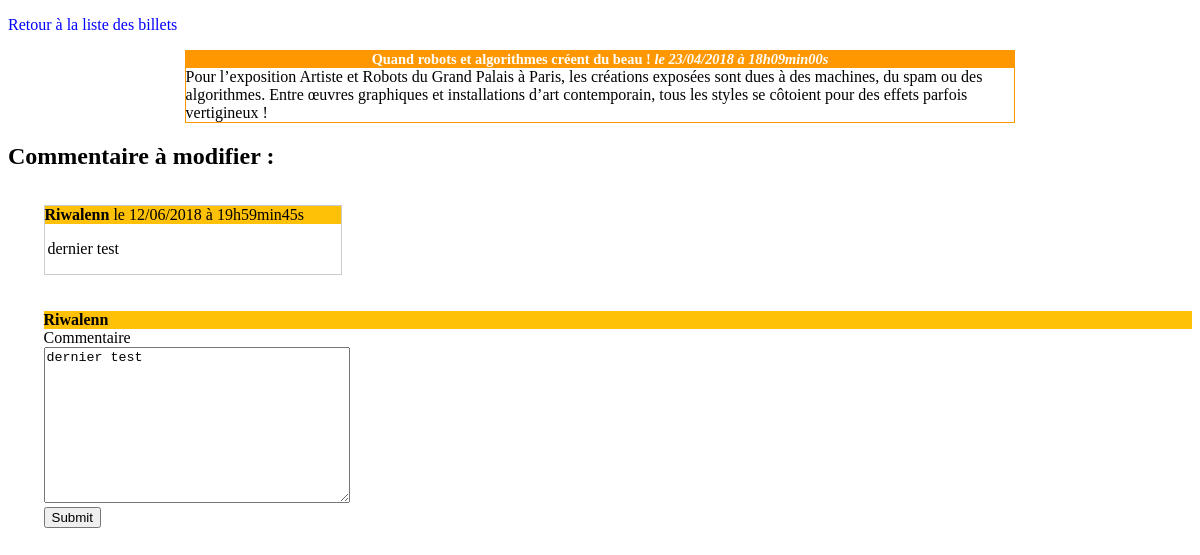
The page /index.php?action=viewComment&idC=32&id=9 on the database its author committed.
### tables this page shows
CREATE TABLE IF NOT EXISTS `posts` (
  `id` int(11) NOT NULL AUTO_INCREMENT,
  `title` varchar(255) NOT NULL,
  `content` text NOT NULL,
  `creation_date` datetime NOT NULL,
  PRIMARY KEY (`id`)
);

CREATE TABLE IF NOT EXISTS `comments` (
  `id` int(11) NOT NULL AUTO_INCREMENT,
  `post_id` int(11) NOT NULL,
  `author` varchar(255) NOT NULL,
  `comment` text NOT NULL,
  `date_comment` datetime NOT NULL,
  PRIMARY KEY (`id`)
);

### controller/frontend.php (called while the page is built, shortened)
<?php
require_once('model\PostManager.php');
require_once('model\CommentManager.php');
function comment()
{
    $postManager = new \TP_MVC\Blog\Model\PostManager();
    $commentManager = new \TP_MVC\Blog\Model\CommentManager();
    $post = $postManager->getPost($_GET['id']);
    $viewComment = $commentManager->viewComment($_GET['idC']);
    require ('\view\frontend\commentView.php');
}

### model/postManager.php (called while the page is built, shortened)
<?php
class PostManager extends Manager
{
    public function getPost($postId)
    {
        $db = $this->dbConnect();
        $req = $db->prepare('SELECT id, title, content, DATE_FORMAT(creation_date, \'%d/%m/%Y à %Hh%imin%ss\') AS creation_date_fr FROM posts WHERE id = ?');
        $req->execute(array($postId));
        $post = $req->fetch();
        return $post;
    }
}

### model/commentManager.php (called while the page is built, shortened)
<?php
class CommentManager extends Manager
{
    public function viewComment($viewCommentId)
    {
        $db = $this->dbConnect();
        $comment = $db->prepare('SELECT id, author, comment, DATE_FORMAT(date_comment, \'%d/%m/%Y à %Hh%imin%ss\') AS date_comment_fr FROM comments WHERE id = ?');
        $comment->execute(array($viewCommentId));
        $viewComment = $comment->fetch();
        return $viewComment;
    }
}

### view/frontend/commentView.php (the view, shortened to what this page needs)
<p><a href="index.php">Retour à la liste des billets</a></p>
<div class="news">
    <h3>
        <?= htmlspecialchars($post['title']) ?>
        <em>le <?= $post['creation_date_fr'] ?></em>
    </h3>
    <p>
        <?= nl2br(htmlspecialchars($post['content'])) ?>
    </p>
</div>
<h2>Commentaire à modifier :</h2>
<div class="comments">
            <p class="author"><strong><?= htmlspecialchars($viewComment['author']) ?></strong> le <?= $viewComment['date_comment_fr'] ?></p>
            <p class="comment"><?= nl2br(htmlspecialchars($viewComment['comment'])) ?></p>
</div>
<div class="form">
    <form action="index.php?action=editComment&amp;idC=<?= $viewComment['id'] ?>&amp;id=<?= $post['id'] ?>" method="post">
        <div>
            <p class="author"><strong><?= htmlspecialchars($viewComment['author']) ?></strong>
        </div>
        <div>
            <label for="comment">Commentaire</label><br />
            <textarea id="comment" name="comment"><?php echo $viewComment['comment'] ?></textarea>
        </div>
        <div>
            <input type="submit" />
        </div>
    </form>
</div>
<?php require'template.php'; ?>

### public/css/style.css (style rules this page uses)
h1, h3 { text-align:center; margin: 0 0 0 0; }
h3 { background-color:#ff9800; color:white; font-size:0.9em; margin-bottom:0px; }
.news p { background-color:#FFF; margin: auto; }
.news { width:70%; margin: auto; margin-bottom: 1%; border: 1px solid #ff9800; }
a { text-decoration: none; color: blue; }
textarea#comment { width: 300px; height: 150px; }
.author { background-color: #ffc107; margin: 0 0 0 0; }
.comments { border: 1px solid #ccc; width: 25%; margin-top: 3%; margin-left: 3%; }
.comment { margin-left: 1%; }
.form { margin-left: 3%; margin-top: 3%; }

### rows shown on the page
posts: title "Quand robots et algorithmes créent du beau !", content "Pour l’exposition Artiste et Robots du Grand Palais à Paris, les créations exposées sont dues à des machines, du spam ou des algorithmes. Entre œuvres graphiques et installations d’art contemporain, tous les styles se côtoient pour des effets parfois vertigineux !"
comments: author "Riwalenn", comment "dernier test"

### other values the page prints
$post['creation_date_fr'] "23/04/2018 à 18h09min00s"
$viewComment['date_comment_fr'] "12/06/2018 à 19h59min45s"
